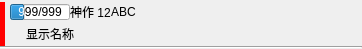
<?xml version="1.0" encoding="UTF-8"?>
<ui version="4.0">
 <class>MovieIpWidgetItem</class>
 <widget class="QWidget" name="MovieIpWidgetItem">
  <property name="geometry">
   <rect>
    <x>0</x>
    <y>0</y>
    <width>362</width>
    <height>49</height>
   </rect>
  </property>
  <property name="windowTitle">
   <string>Form</string>
  </property>
  <layout class="QVBoxLayout" name="verticalLayout_2">
   <property name="spacing">
    <number>0</number>
   </property>
   <property name="leftMargin">
    <number>0</number>
   </property>
   <property name="topMargin">
    <number>2</number>
   </property>
   <property name="rightMargin">
    <number>0</number>
   </property>
   <property name="bottomMargin">
    <number>0</number>
   </property>
   <item>
    <widget class="QWidget" name="widget" native="true">
     <property name="styleSheet">
      <string notr="true">#widget
{
  border-left: 5px solid #ff0000;
}</string>
     </property>
     <layout class="QVBoxLayout" name="verticalLayout">
      <property name="spacing">
       <number>0</number>
      </property>
      <property name="leftMargin">
       <number>0</number>
      </property>
      <property name="topMargin">
       <number>0</number>
      </property>
      <property name="rightMargin">
       <number>0</number>
      </property>
      <property name="bottomMargin">
       <number>0</number>
      </property>
      <item>
       <layout class="QHBoxLayout" name="hLayout_Top">
        <property name="leftMargin">
         <number>10</number>
        </property>
        <item>
         <widget class="QProgressBar" name="progressBar_Radio">
          <property name="maximumSize">
           <size>
            <width>60</width>
            <height>16</height>
           </size>
          </property>
          <property name="value">
           <number>24</number>
          </property>
          <property name="alignment">
           <set>Qt::AlignCenter</set>
          </property>
          <property name="textVisible">
           <bool>true</bool>
          </property>
          <property name="invertedAppearance">
           <bool>false</bool>
          </property>
          <property name="textDirection">
           <enum>QProgressBar::TopToBottom</enum>
          </property>
          <property name="format">
           <string notr="true">999/999</string>
          </property>
         </widget>
        </item>
        <item>
         <widget class="QLabel" name="label_Point">
          <property name="sizePolicy">
           <sizepolicy hsizetype="Minimum" vsizetype="Preferred">
            <horstretch>0</horstretch>
            <verstretch>0</verstretch>
           </sizepolicy>
          </property>
          <property name="maximumSize">
           <size>
            <width>16777215</width>
            <height>16</height>
           </size>
          </property>
          <property name="text">
           <string notr="true">神作 12</string>
          </property>
         </widget>
        </item>
        <item>
         <widget class="QLabel" name="label_Tag1">
          <property name="maximumSize">
           <size>
            <width>16777215</width>
            <height>16</height>
           </size>
          </property>
          <property name="text">
           <string notr="true">A</string>
          </property>
         </widget>
        </item>
        <item>
         <widget class="QLabel" name="label_Tag2">
          <property name="maximumSize">
           <size>
            <width>16777215</width>
            <height>16</height>
           </size>
          </property>
          <property name="text">
           <string notr="true">B</string>
          </property>
         </widget>
        </item>
        <item>
         <widget class="QLabel" name="label_Tag3">
          <property name="maximumSize">
           <size>
            <width>16777215</width>
            <height>16</height>
           </size>
          </property>
          <property name="text">
           <string notr="true">C</string>
          </property>
         </widget>
        </item>
        <item>
         <spacer name="hSpacer_Top">
          <property name="orientation">
           <enum>Qt::Horizontal</enum>
          </property>
          <property name="sizeHint" stdset="0">
           <size>
            <width>40</width>
            <height>20</height>
           </size>
          </property>
         </spacer>
        </item>
       </layout>
      </item>
      <item>
       <layout class="QHBoxLayout" name="hLayout_Bottom" stretch="0,1">
        <property name="leftMargin">
         <number>10</number>
        </property>
        <item>
         <widget class="QPushButton" name="pushButton_Collect">
          <property name="enabled">
           <bool>true</bool>
          </property>
          <property name="maximumSize">
           <size>
            <width>16</width>
            <height>20</height>
           </size>
          </property>
          <property name="focusPolicy">
           <enum>Qt::NoFocus</enum>
          </property>
          <property name="styleSheet">
           <string notr="true">#pushButton_Collect
{
  border: 0px;
}</string>
          </property>
          <property name="text">
           <string/>
          </property>
          <property name="icon">
           <iconset resource="../../Resource.qrc">
            <normaloff>:/File/img/star_check_enable.png</normaloff>
            <normalon>:/File/img/star_uncheck_enable.png</normalon>:/File/img/star_check_enable.png</iconset>
          </property>
          <property name="iconSize">
           <size>
            <width>20</width>
            <height>20</height>
           </size>
          </property>
          <property name="checkable">
           <bool>true</bool>
          </property>
          <property name="flat">
           <bool>true</bool>
          </property>
         </widget>
        </item>
        <item>
         <widget class="QLabel" name="label_Name">
          <property name="font">
           <font>
            <family>微软雅黑</family>
            <pointsize>9</pointsize>
           </font>
          </property>
          <property name="text">
           <string notr="true">显示名称</string>
          </property>
          <property name="alignment">
           <set>Qt::AlignLeading|Qt::AlignLeft|Qt::AlignVCenter</set>
          </property>
         </widget>
        </item>
       </layout>
      </item>
     </layout>
    </widget>
   </item>
   <item>
    <widget class="Line" name="line">
     <property name="orientation">
      <enum>Qt::Horizontal</enum>
     </property>
    </widget>
   </item>
  </layout>
 </widget>
 <resources>
  <include location="../../Resource.qrc"/>
 </resources>
 <connections/>
</ui>
